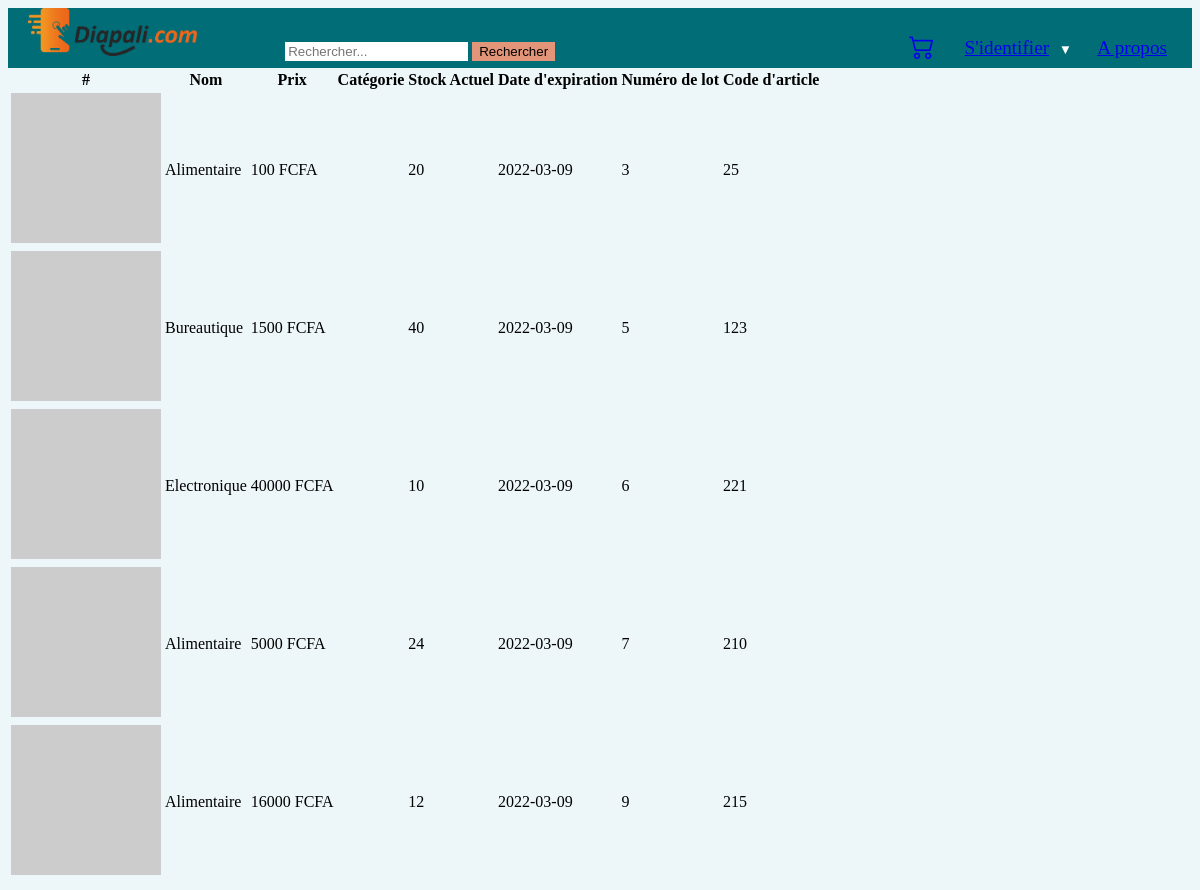
The page /pages/product_list.php on the database as committed earlier.
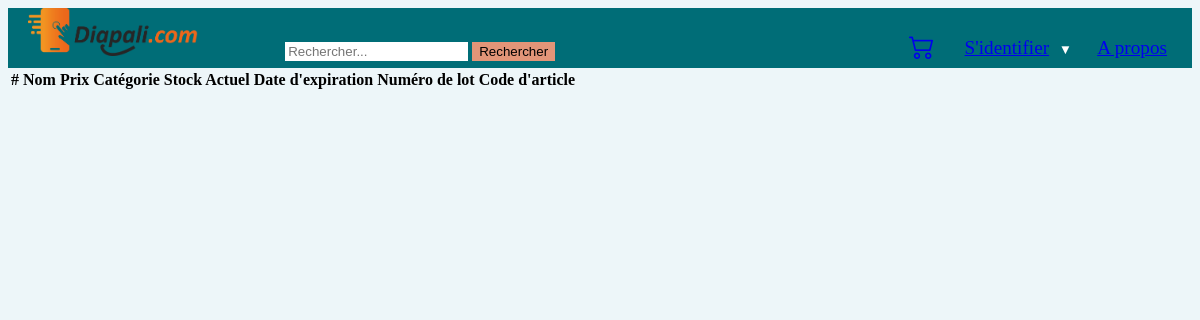
The same page on the database as committed later.
### tables this page shows
CREATE TABLE `Product`(
    `id` INT PRIMARY KEY AUTO_INCREMENT,
    `nom` VARCHAR(255),
    `price` FLOAT,
    `Category_id` INT,
    `img` VARCHAR(100),
    `descr` TEXT,
    `stock_actuel` INT(11),
    `stock_min` INT(11),
    `date_expiration` DATE NULL,
    `is_promo` INT(11) NULL,
    `promo` INT(11) NULL,
    `updated_at` DATETIME,
    `created_at` DATETIME,
    `User_id` INT(11),
    CONSTRAINT FOREIGN KEY (`Category_id`) REFERENCES `Category`(`id`),
    CONSTRAINT FOREIGN KEY (`User_id`) REFERENCES `User`(`id`)
);

CREATE TABLE `Category`(
    `id` INT PRIMARY KEY AUTO_INCREMENT,
    `category` VARCHAR(255),
    `desc` TEXT
);

### src/Autoload/Autoloader.php (called while the page is built, shortened)
<?php
class Autoloader
{
    static function Autoload($class)
    {
        if (strpos($class, __NAMESPACE__ . '\\') === 0) {
            $class = str_replace(__NAMESPACE__ . '\\', '', $class);
            $class = str_replace('\\', '/', $class);
        }
    }
}

### src/Bdd/Bdd.php (called while the page is built, shortened)
<?php
class Bdd
{
    public function connect()
    {
        try {
            $connect = new \PDO(
                'mysql:host=localhost;dbname=ecommerce;charset=utf8',
                'root',
                'root'
            );
        } catch (\PDOException $exception) {
            echo $exception->getMessage();
            exit('Erreur de connexion à la base de données');
        }
        return $connect;
    }
}

### src/Entity/Product.php (called while the page is built, shortened)
<?php
class Product
{
    public static function getProduct()
    {
        $connect = new Bdd();
        $bddcontent = 'SELECT * FROM Product LEFT JOIN Category ON Category.id = Product.Category_id';
        $bddstatement = $connect->connect()->prepare($bddcontent);
        $bddstatement->execute();
        $products = $bddstatement->fetchAll();
        return $products;
    }
}

### pages/product_list.php (the view, shortened to what this page needs)
<?php
require('../src/Autoload/Autoloader.php');
?>
<div class="product_list">
    <div class="table">
        <table>
            <thead>
                <tr>
                    <th>#</th>
                    <th>Nom</th>
                    <th>Prix</th>
                    <th>Catégorie</th>
                    <th>Stock Actuel</th>
                    <th>Date d'expiration</th>
                    <th>Numéro de lot</th>
                    <th>Code d'article</th>
                </tr>
            </thead>
            <tbody>
                <?php $products = Product::getProduct();
                foreach ($products as $key => $product) : ?>
                    <tr>
                        <td><img src="<?= $product['img'] ?>" alt=""></td>
                        <td><?= $product['nom'] ?></td>
                        <td><?= $product['price'], Product::SUFFIX_DEVISE ?></td>
                        <td><?= $product['category'] ?></td>
                        <td><?= $product['stock_actuel'] ?></td>
                        <td><?= $product['date_expiration'] ?></td>
                        <td><?= Product::SUFFIX_LOT, $product['lot_numero'] ?></td>
                        <td><?= Product::SUFFIX_CODE, $product['code'] ?></td>
                    </tr>
                <?php endforeach ?>
            </tbody>
        </table>
    </div>
</div>
<?php $content = ob_get_clean();
require('../template/template.php');
?>

### template/template.php (shortened to what this page needs)
<!DOCTYPE html>
<html lang="fr">
<head>
    <link rel="stylesheet" href="https://cdn.jsdelivr.net/npm/axentix@2.0.0/dist/axentix.min.css">
    <link href="../assets/style/stylesheets/screen.css" media="screen, projection" rel="stylesheet" type="text/css">
</head>
<body class="layout">
    <header class="shadow-1 fixed">
        <nav class="navbar">
            <div class="logo">
                <a href="/"><img src="../assets/images/logo/logo1.png" alt="Logo Diapali"></a>
            </div>
            <form id="search">
                <div class="form-field">
                    <div class="form-group rounded-5">
                        <input type="search" id="name" class="form-control" placeholder="Rechercher..." />
                        <button type="submit" name="search" class="form-group-item btn-ev shadow-1">Rechercher</button>
                    </div>
                </div>
            </form>
            <ul>
                <li class="panier">
                    <a href="#"> <i class="bi bi-cart2"></i> </a>
                </li>
                <li class="dropdown_parent">
                    <?php if (isset($_SESSION['user']) and !empty($_SESSION['user'])) : ?>
                        <a href="#"><i class="bi bi-person-circle"></i> <?= $_SESSION['user']['nom'] ?></a>
                        <ul class="dropdown_enfant">
                            <li>
                                <?php if ($_SESSION['user']['roles'] === 'admin') : ?>
                                    <a href="../pages/admin.php">Tableau de bord</a>
                                <?php else : ?>
                                    <a href="../pages/profile.php">Mon compte</a>
                                <?php endif ?>
                            </li>
                            <li>
                                <a href="../pages/connexion.php?logout=1">Se déconnecter</a>
                            </li>
                        </ul>
                    <?php else : ?>
                        <a href="#">S'identifier</a>
                    <?php endif ?>
                </li>
                <li>
                    <a href="#">A propos</a>
                </li>
            </ul>
        </nav>
    </header>
    <main class="container">
        <?= $content ?>
    </main>
</body>
</html>

### assets/style/stylesheets/screen.css (style rules this page uses)
header { margin: 0; padding: 0; }
header nav { height: 60px; line-height: 58px; background: #006d77; color: #fff; display: flex; justify-content: space-around; align-items: baseline; padding-left: 20px; padding-right: 20px; }
header nav .logo { flex-grow: 2; height: 58px; line-height: 56px; }
header nav .logo img { width: 170px; }
header nav #search { flex-grow: 4; margin-top: 3px; }
header nav #search input { background-color: #fff; border: 1px solid #fff; color: black; }
header nav ul { flex-grow: 4; margin: 0; padding: 0; display: flex; justify-content: flex-end; }
header nav ul li { flex-direction: end; list-style-type: none; margin-left: 20px; font-size: 1.2em; }
header nav ul li a { position: relative; padding: 5px; border-radius: 4px; }
header nav ul li a:after { content: ""; position: absolute; bottom: -.1em; left: 0; width: 100%; height: 2px; transform-origin: center; background: #fff; transform: scaleX(0); transition: 300ms ease; }
header nav ul .dropdown_parent a:after { width: 110%; }
header nav ul .dropdown_parent:after { content: "▼"; font-size: .7em; }
header nav ul .panier { font-size: 1.6em; margin-left: 0; }
header nav ul .dropdown_parent { display: block; }
.btn-ev { background: #e29578; border: 1px solid #e29578; }
body { background: #edf6f9; }

Rows that differ between the two databases and show on the page:
removed product: category.nom "Alimentaire", price "100", stock_actuel "20", date_expiration "2022-03-09", lot_numero "3", code "25"
removed product: category.nom "Bureautique", price "1500", stock_actuel "40", date_expiration "2022-03-09", lot_numero "5", code "123"
removed product: category.nom "Electronique", price "40000", stock_actuel "10", date_expiration "2022-03-09", lot_numero "6", code "221"
removed product: category.nom "Alimentaire", price "5000", stock_actuel "24", date_expiration "2022-03-09", lot_numero "7", code "210"
removed product: category.nom "Alimentaire", price "16000", stock_actuel "12", date_expiration "2022-03-09", lot_numero "9", code "215"
